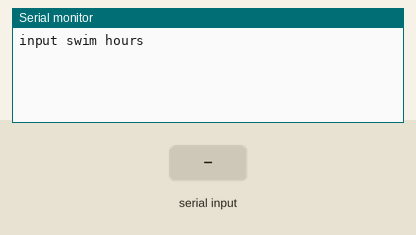
The sketch below on a simulated Arduino Uno, built with avr-gcc and run on an emulated ATmega328P. Parts: the last lines printed to the serial monitor. The inputs (shaded band) are chosen by the test bench.

Above: at 0.9 s.
1.0 s: "90,45,200\n" received over Serial
At 1.8 s:
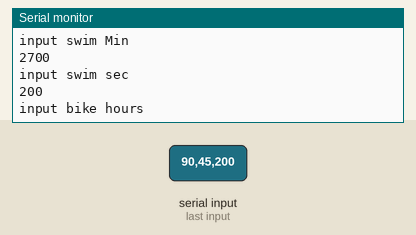
2.5 s: "30,150,10\n" received over Serial
At 3.3 s:
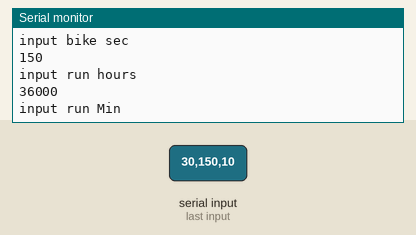
4.0 s: "90,45\n" received over Serial
At 4.9 s:
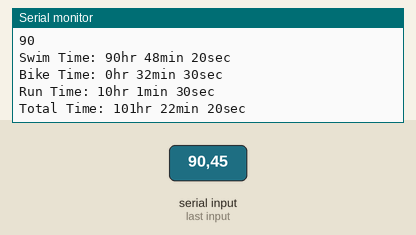
Timing chart, 0 to 7.0 s (numbered marks = the images above; inputs shaded):
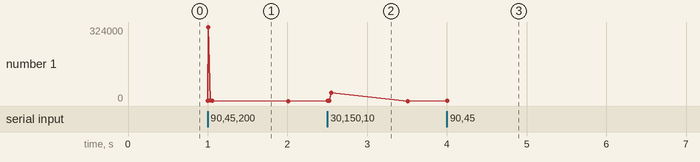

The sketch:

sketch_oct14a.ino
```cpp
void setup() {
  Serial.begin(9600);

  long swimHours;
  Serial.println("input swim hours");
  while (!Serial.available()){
    ;
  }
  swimHours = Serial.parseInt();
  Serial.println(swimHours);
  swimHours = swimHours*60*60;
  Serial.println(swimHours);

  long swimMin;
  Serial.println("input swim Min");
  while (!Serial.available()){
    ;
  }
  swimMin = Serial.parseInt();
  swimMin = swimMin*60;
  Serial.println(swimMin);

  long swimSec;
  Serial.println("input swim sec");
  while (!Serial.available()){
    ;
  }
  swimSec = Serial.parseInt();
  Serial.println(swimSec);

  long bikeHours;
  Serial.println("input bike hours");
  while (!Serial.available()){
    ;
  }
  bikeHours = Serial.parseInt();
  bikeHours = bikeHours*60*60;
  Serial.println(bikeHours);

  int bikeMin;
  Serial.println("input bike Min");
  while (!Serial.available()){
    ;
  }
  bikeMin = Serial.parseInt();
  bikeMin = bikeMin*60;
  Serial.println(bikeMin);

  long bikeSec;
  Serial.println("input bike sec");
  while (!Serial.available()){
    ;
  }
  bikeSec = Serial.parseInt();
  Serial.println(bikeSec);

  long runHours;
  Serial.println("input run hours");
  while (!Serial.available()){
    ;
  }
  runHours = Serial.parseInt();
  runHours = runHours*60*60;
  Serial.println(runHours);

  long runMin;
  Serial.println("input run Min");
  while (!Serial.available()){
    ;
  }
  runMin = Serial.parseInt();
  runMin = runMin*60;
  Serial.println(runMin);

  long runSec;
  Serial.println("input run sec");
  while (!Serial.available()){
    ;
  }
  runSec = Serial.parseInt();
  Serial.println(runSec);

  long swimTotal = swimHours + swimMin + swimSec;
  long bikeTotal = bikeHours + bikeMin + bikeSec;
  long runTotal = runHours + runMin + runSec;
  long TotalTotal = swimTotal + bikeTotal + runTotal;

  //Serial.println(swimTotal);
  //Serial.println(bikeTotal);
  //Serial.println(runTotal);
  //Serial.println(TotalTotal);

  long swimh = swimTotal/3600;
  long swimm = (swimTotal - (swimh*3600))/60;
  long swims = (swimTotal - (swimh*3600)) - (swimm*60);

  long bikeh = bikeTotal/3600;
  long bikem = (bikeTotal - (bikeh*3600))/60;
  long bikes = (bikeTotal - (bikeh*3600)) - (bikem*60);

  long runh = runTotal/3600;
  long runm = (runTotal - (runh*3600))/60;
  long runs = (runTotal - (runh*3600)) - (runm*60);

  long Totalh = TotalTotal/3600;
  long Totalm = (TotalTotal - (Totalh*3600))/60;
  long Totals = (TotalTotal - (Totalh*3600)) - (Totalm*60);

  //Serial.println(Totalh);
  //Serial.println(Totalm);
  //Serial.println(Totals);

  long swim[] = {swimh, swimm, swims};
  long bike[] = {bikeh, bikem, bikes};
  long run_[] = {runh, runm, runs};
  long total[] = {Totalh, Totalm, Totals};
  char *timep[] = {"hr ", "min ", "sec "};

  Serial.print("Swim Time: ");
  for (int s = 0; s < 3; s = s+1) {
      Serial.print(swim[s]);
      Serial.print(timep[s]);
  }
  Serial.println(" ");
  Serial.print("Bike Time: ");
  for (int b = 0; b < 3; b = b+1) {
      Serial.print(bike[b]);
      Serial.print(timep[b]);
  }
  Serial.println(" ");
  Serial.print("Run Time: ");
  for (int r = 0; r < 3; r = r+1) {
      Serial.print(run_[r]);
      Serial.print(timep[r]);
  }
  Serial.println(" ");
  Serial.print("Total Time: ");
  for (int t = 0; t < 3; t = t+1) {
      Serial.print(total[t]);
      Serial.print(timep[t]);
  }
}
void loop() {
}
```

Measured:
- after the input at 1.0 s, the serial monitor: prints a new line at once (image 1)
- after the input at 2.5 s, the serial monitor: prints a new line at once (image 2)
- after the input at 4.0 s, the serial monitor: prints a new line at once (image 3)
